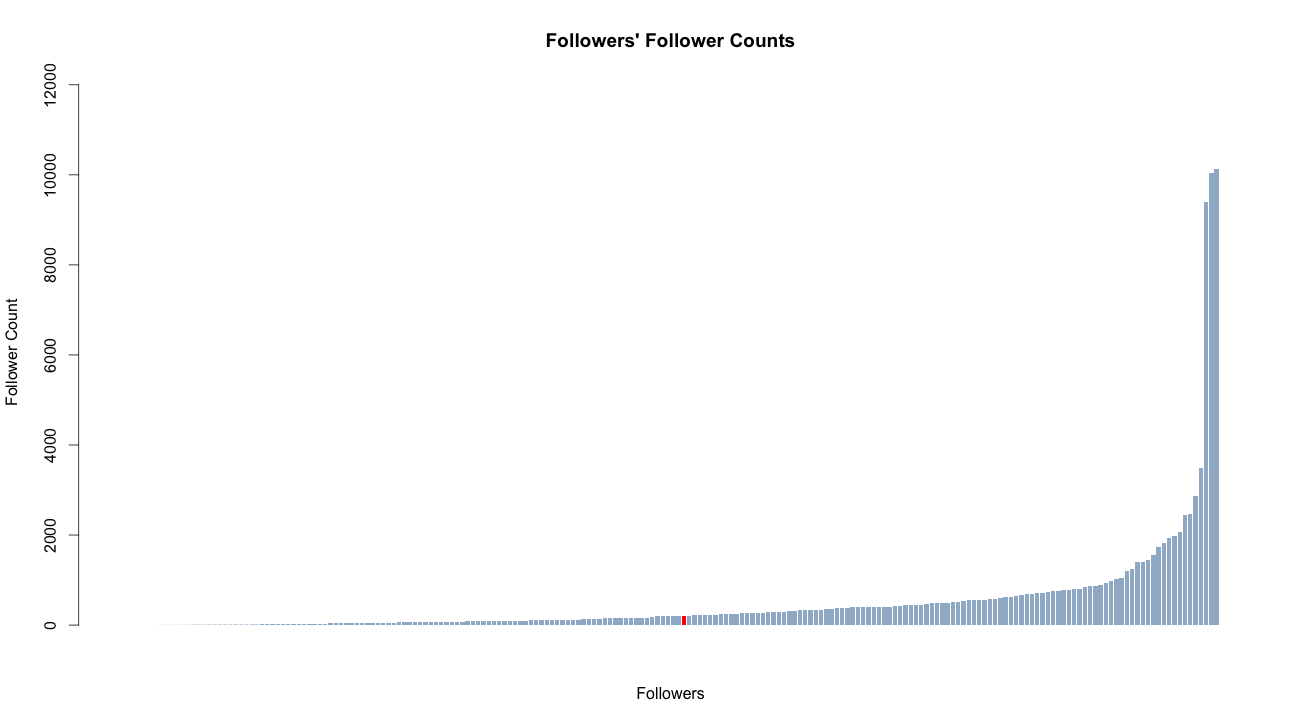

Generate this figure with R:
# Valentina Neblitt-Jones
# CS 595 Introduction to Web Science
# Fall 2013
# Assignment 5 Question 2

followerdata <- read.csv("/Users/vneblitt/Documents/cs595-f13/assignment05/q2/followersreport.csv", header = TRUE)

fCount <- sort(followerdata$FollowerCount)

max_y <- max(fCount) + 2000

cols <- c("slategray3", "red")

ndx = order(followerdata$FollowerCount)

fd_sorted = followerdata[ndx,]$ScreenName

pos <- fd_sorted == "phonedude_mln"

barplot(fCount, main="Followers' Follower Counts", xlab = "Followers", ylab = "Follower Count", border = NA, ylim = c(0, max_y), col = cols[pos + 1])

fmean <- mean(fCount)

fsd <- sd(fCount)

fmedian <- median(fCount)

write(paste("The mean is", fmean), stdout())
write(paste("The median is", fmedian), stdout())
write(paste("The standard deviation is", fsd), stdout())
